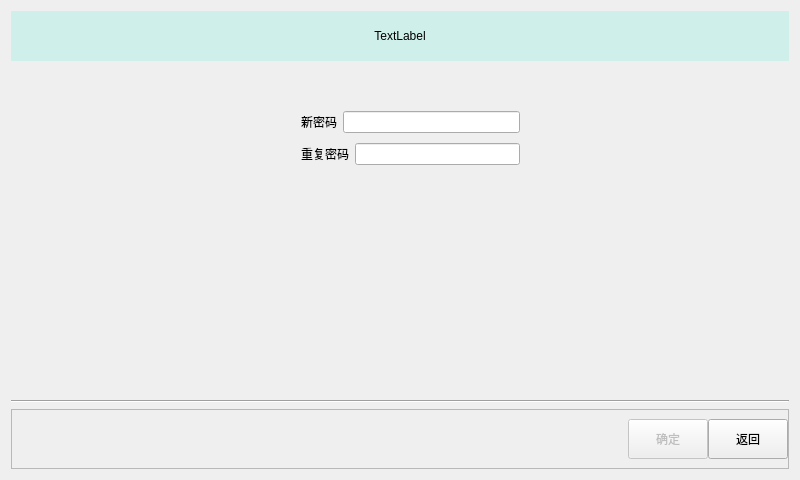
<?xml version="1.0" encoding="UTF-8"?>
<ui version="4.0">
 <class>FormPasswordSetting</class>
 <widget class="QWidget" name="FormPasswordSetting">
  <property name="geometry">
   <rect>
    <x>0</x>
    <y>0</y>
    <width>800</width>
    <height>480</height>
   </rect>
  </property>
  <property name="windowTitle">
   <string>Form</string>
  </property>
  <layout class="QVBoxLayout" name="verticalLayout">
   <item>
    <widget class="QWidget" name="widget" native="true">
     <property name="maximumSize">
      <size>
       <width>16777215</width>
       <height>50</height>
      </size>
     </property>
     <property name="styleSheet">
      <string notr="true">background-color: rgb(207, 239, 234);</string>
     </property>
     <layout class="QHBoxLayout" name="horizontalLayout">
      <item>
       <widget class="QLabel" name="label">
        <property name="text">
         <string>TextLabel</string>
        </property>
        <property name="alignment">
         <set>Qt::AlignCenter</set>
        </property>
       </widget>
      </item>
     </layout>
    </widget>
   </item>
   <item>
    <widget class="QWidget" name="widget_2" native="true">
     <widget class="QWidget" name="">
      <property name="geometry">
       <rect>
        <x>290</x>
        <y>40</y>
        <width>219</width>
        <height>62</height>
       </rect>
      </property>
      <layout class="QVBoxLayout" name="verticalLayout_2">
       <item>
        <layout class="QHBoxLayout" name="horizontalLayout_3">
         <item>
          <widget class="QLabel" name="label_2">
           <property name="text">
            <string>新密码</string>
           </property>
          </widget>
         </item>
         <item>
          <widget class="QLineEdit" name="lineEdit"/>
         </item>
        </layout>
       </item>
       <item>
        <layout class="QHBoxLayout" name="horizontalLayout_4">
         <item>
          <widget class="QLabel" name="label_3">
           <property name="text">
            <string>重复密码</string>
           </property>
          </widget>
         </item>
         <item>
          <widget class="QLineEdit" name="lineEdit_2"/>
         </item>
        </layout>
       </item>
      </layout>
     </widget>
    </widget>
   </item>
   <item>
    <widget class="Line" name="line">
     <property name="orientation">
      <enum>Qt::Horizontal</enum>
     </property>
    </widget>
   </item>
   <item>
    <widget class="QFrame" name="frame">
     <property name="maximumSize">
      <size>
       <width>16777215</width>
       <height>60</height>
      </size>
     </property>
     <property name="frameShape">
      <enum>QFrame::StyledPanel</enum>
     </property>
     <property name="frameShadow">
      <enum>QFrame::Raised</enum>
     </property>
     <layout class="QHBoxLayout" name="horizontalLayout_2">
      <property name="spacing">
       <number>0</number>
      </property>
      <property name="leftMargin">
       <number>0</number>
      </property>
      <property name="topMargin">
       <number>0</number>
      </property>
      <property name="rightMargin">
       <number>0</number>
      </property>
      <property name="bottomMargin">
       <number>0</number>
      </property>
      <item>
       <spacer name="horizontalSpacer">
        <property name="orientation">
         <enum>Qt::Horizontal</enum>
        </property>
        <property name="sizeHint" stdset="0">
         <size>
          <width>617</width>
          <height>20</height>
         </size>
        </property>
       </spacer>
      </item>
      <item>
       <widget class="QPushButton" name="pushButton">
        <property name="enabled">
         <bool>false</bool>
        </property>
        <property name="minimumSize">
         <size>
          <width>0</width>
          <height>40</height>
         </size>
        </property>
        <property name="text">
         <string>确定</string>
        </property>
       </widget>
      </item>
      <item>
       <widget class="QPushButton" name="pushButton_return">
        <property name="minimumSize">
         <size>
          <width>0</width>
          <height>40</height>
         </size>
        </property>
        <property name="text">
         <string>返回</string>
        </property>
       </widget>
      </item>
     </layout>
    </widget>
   </item>
  </layout>
 </widget>
 <resources/>
 <connections/>
</ui>
